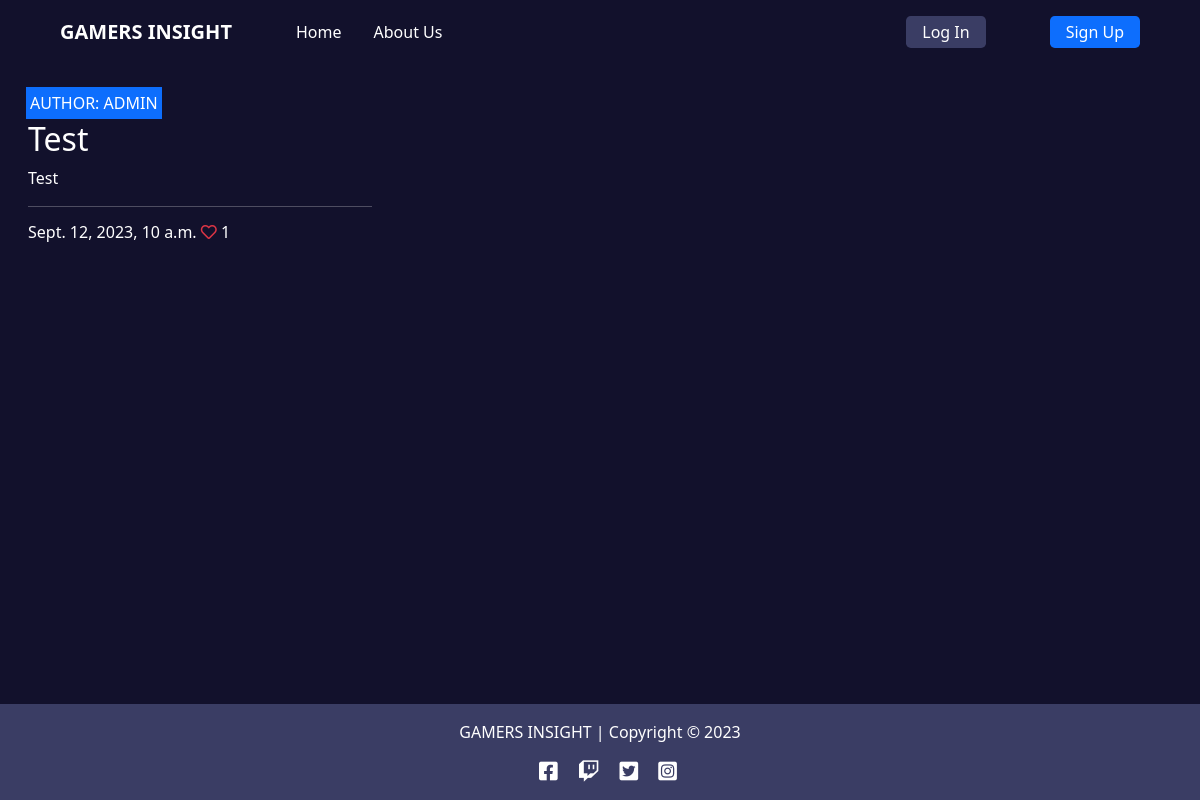
/index, run on the app's committed database.
### blog/models.py (models this page shows, shortened)
class Post(models.Model):
    content = models.TextField()
    excerpt = models.TextField(blank=True)
    updated_on = models.DateTimeField(auto_now=True)
    created_on = models.DateTimeField(auto_now_add=True)
    slug = models.SlugField(max_length=200, unique=True)
    title = models.CharField(max_length=200, unique=True)
    status = models.IntegerField(choices=STATUS, default=0)
    featured_image = CloudinaryField('image', default='placeholder')
    likes = models.ManyToManyField(User, related_name='blog_likes', blank=True)
    author = models.ForeignKey(User, on_delete=models.CASCADE, related_name="blog_posts")
    class Meta:
        ordering = ['-created_on']
    def number_of_likes(self):
        return self.likes.count()

### blog/views.py (the view)
# urls.py: path('index', views.PostList.as_view(), name='index'),
class PostList(generic.ListView):
    model = Post
    queryset = Post.objects.filter(status=1).order_by('-created_on')
    template_name = 'index.html'
    paginate_by = 6

### templates/index.html (shortened to what this page needs)
{% extends "base.html" %}
{% block content %}
<div class="container-fluid">
    <div class="row">
        <div class="col-12 mt-3 left">
            <div class="row">
                {% for post in post_list %}
                <div class="col-md-4">
                    <div class="card mb-4">
                        <div class="card-body text-white">
                            <div class="image-container">
                                <div class="image-flash bg-primary">
                                    <p class="author">Author: {{ post.author }}</p>
                                </div>
                            </div>
                            <a href="{% url 'post_detail' post.slug %}" class="post-link">
                                <h2 class="card-title">{{ post.title }}</h2>
                                <p class="card-text">{{ post.excerpt }}</p>
                            </a>
                            <hr />
                            <p class="card-text text-white h6"> {{ post.created_on}} <i class="far fa-heart text-danger"></i>
                                {{ post.number_of_likes }} </p>
                        </div>
                    </div>
                </div>
                {% endfor %}
            </div>
        </div>
    </div>
</div>
{%endblock%}

### static/css/style.css (style rules this page uses)
:root { --clr-dom: hsl(242, 44%, 12%); --clr-second: hsl(236, 26%, 31%); --clr-accent: hsl(227, 79%, 46%); --clr-white: hsl(0, 0%, 100%); --clr-black: hsl(0, 0%, 3%); }
.main-bg { background-color: var(--clr-dom); }
body { background-color: rgba(14, 38, 173, 0.3); background-blend-mode: multiply; background-position: center; background-size: cover; background-repeat: no-repeat; }
.card { border: none; background-color: transparent; }
.image-container { position: relative; }
.image-flash { position: absolute; bottom: 5%; min-width: 30%; left: -2px; background-color: #23BBBB; }
.author { color: white; margin: 4px; text-transform: uppercase; }
.post-link { text-decoration: none; color: var(--clr-white); }

### data on the page
Post: author "ADMIN", title "Test", excerpt "Test", created_on "Sept. 12, 2023, 10 a.m.", number_of_likes "1"
